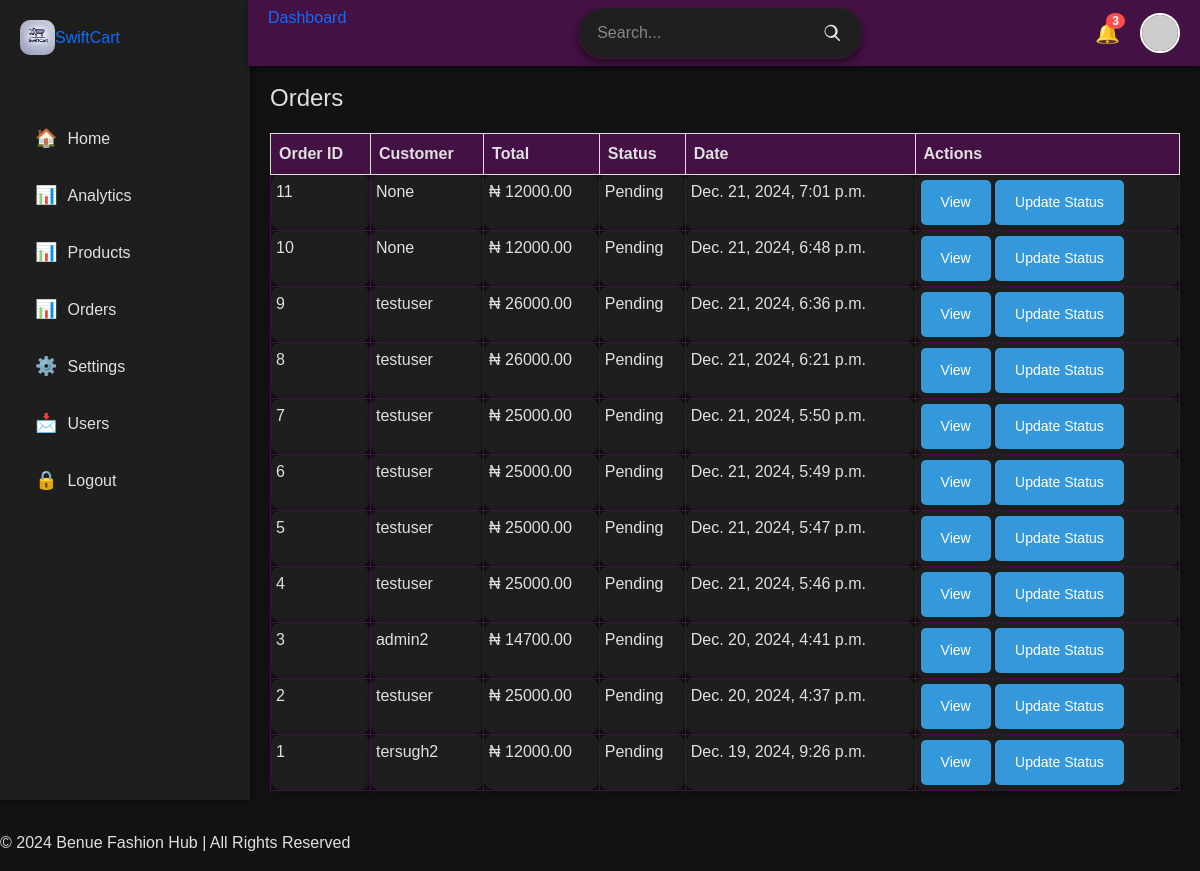
Page /dashboard/orders/ (signed in) on the earlier database version.
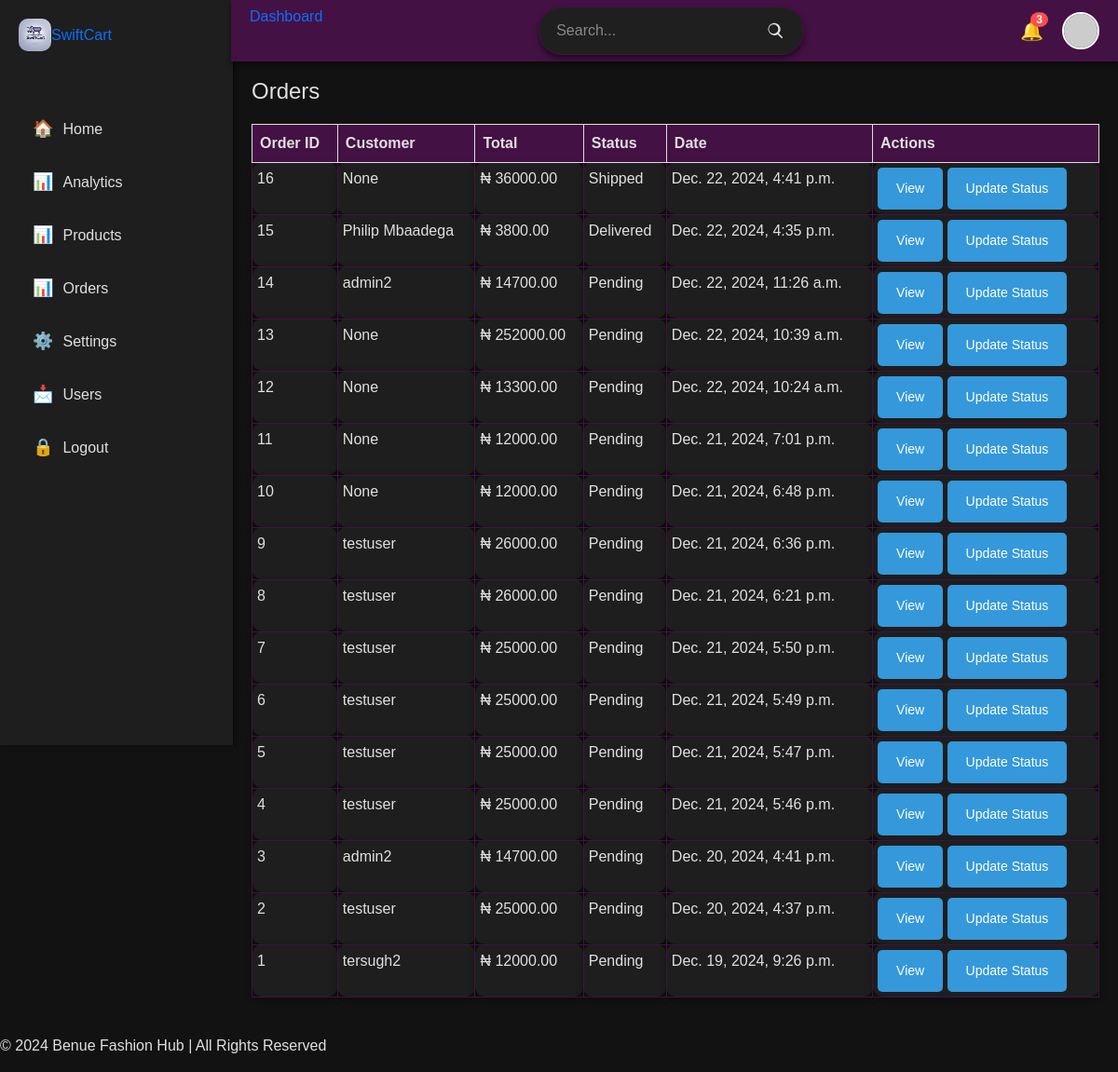
Same page on the later database version.
### payment/models.py (models this page shows, shortened)
class Order(models.Model):
    STATUS_CHOICES = [
        ('Pending', 'Pending'),
        ('Processing', 'Processing'),
        ('Shipped', 'Shipped'),
        ('Delivered', 'Delivered'),
        ('Cancelled', 'Cancelled'),
    ]
    user = models.ForeignKey(User, on_delete=models.CASCADE, related_name='orders', null=True, blank=True)
    session_key = models.CharField(max_length=255, null=True, blank=True)
    reference = models.CharField(max_length=100, unique=True)
    full_name = models.CharField(max_length=255, null=True)
    email = models.CharField(max_length=255, default='')
    shipping_address = models.CharField(max_length=255, null=True,)
    amount_paid = models.DecimalField(max_digits=10, decimal_places=2, default=0.0)
    status = models.CharField(max_length=20, choices=STATUS_CHOICES, default='Pending')
    date_ordered = models.DateTimeField(auto_now_add=True)
    updated_at = models.DateTimeField(auto_now=True)

### dashboard/views.py (the view)
# urls.py: path('orders/', views.orders, name='orders'),
@user_passes_test(admin_check, login_url='home')
def orders(request):
    orders = Order.objects.all()
    for order in orders:
        order_item = OrderItem.objects.filter(order=order)
    return render(request, 'dashboard/orders.html', {'orders':orders})

### dashboard/views.py (called while the page is built)
def admin_check(user):
    return user.is_superuser

### dashboard/templates/dashboard/orders.html (shortened to what this page needs)
{% extends 'dashboard/base.html' %}
{% load static %}
{% block content %}
<main class="main-content">
    <section class="orders" style="margin-top: 4rem;">
        <h2>Orders</h2>
        <table class="table">
          <thead>
            <tr>
              <th>Order ID</th>
              <th>Customer</th>
              <th>Total</th>
              <th>Status</th>
              <th>Date</th>
              <th>Actions</th>
            </tr>
          </thead>
          <tbody>
           {% for order in orders reversed %}
            <tr>
              <td>{{order.id}}</td>
              <td>{{order.user}}</td>
              <td>&#8358; {{order.amount_paid}}</td>
              <td>{{order.status}}</td>
              <td>{{order.date_ordered}}</td>
              <td>
                <a href="{% url 'order' order.id %}" class="btn view">View</a>
                <button class="btn update">Update Status</button>
              </td>
            </tr>
            {%  endfor %}
          </tbody>
        </table>
      </section>
</main>
  {% endblock %}

### dashboard/templates/dashboard/base.html (shortened to what this page needs)
{% load static %}
<!DOCTYPE html>
<html lang="en">
<head>
    <link rel="stylesheet" href="https://cdnjs.cloudflare.com/ajax/libs/font-awesome/6.0.0-beta3/css/all.min.css">
    <link href="https://cdn.jsdelivr.net/npm/bootstrap@5.3.3/dist/css/bootstrap.min.css" rel="stylesheet"
>
    <link rel="stylesheet" href="{% static 'assets/css/dashboard.css' %}">
</head>
<body>
    {% block aside %}
    <aside class="sidebar">
        <div class="logo">
          <div class="brand logo" style="display: flex; align-items: center;">
            <img src="{% static 'assets/images/swiftcart logo.webp' %}" alt="Company Logo" style="width: 35px; border-radius: 10px; ">
              <a href="" class="brand" style="text-decoration: none;">SwiftCart</a>
            </div>
        </div>
            <nav class="nav">
                <a href="{% url 'dashboard' %}" class="nav-item">
                  <span class="nav-icon">🏠</span>
                  <span class="nav-text">Home</span>
                </a>
                <a href="{% url 'reports' %}" class="nav-item">
                  <span class="nav-icon">📊</span>
                  <span class="nav-text">Analytics</span>
                </a>
                <a href="{% url 'products' %}" class="nav-item">
                    <span class="nav-icon">📊</span>
                    <span class="nav-text">Products</span>
                  </a>
                  <a href="{% url 'orders' %}" class="nav-item">
                    <span class="nav-icon">📊</span>
                    <span class="nav-text">Orders</span>
                  </a>
                <a href="{% url 'settings' %}" class="nav-item">
                  <span class="nav-icon">⚙️</span>
                  <span class="nav-text">Settings</span>
                </a>
                <a href="{% url 'users' %}" class="nav-item">
                  <span class="nav-icon">📩</span>
                  <span class="nav-text">Users</span>
                </a>
                <a href="{% url 'logout' %}" class="nav-item">
                  <span class="nav-icon">🔒</span>
                  <span class="nav-text">Logout</span>
                </a>
              </nav>
    </aside>
    {% endblock %}
    {% block header %}
    <header class="main-header" style="position: fixed; left: 15.5rem; right: 0; top: 0; z-index: 100; height: 66px; display: flex; align-items: center;">
      <div class="brand logo" style="display: flex; align-items: center; justify-content: space-around;">
        <a href="" class="brand" style="text-decoration: none;">Dashboard</a>
      </div>
        <div class="search-container">
          <input type="text" placeholder="Search..." class="search-input">
          <button class="search-button">
            <svg xmlns="http://www.w3.org/2000/svg" viewBox="0 0 24 24" width="24" height="24">
              <path d="M10 2a8 8 0 105.293 14.707l4.707 4.707a1 1 0 001.414-1.414l-4.707-4.707A8 8 0 0010 2zM4 10a6 6 0 1112 0 6 6 0 01-12 0z" />
            </svg>
          </button>
        </div>
      <div class="header-right">
        <div class="notification">
          <span class="icon">🔔</span>
          <span class="badge">3</span>
        </div>
        <div class="user-profile">
          <img src="https://via.placeholder.com/40" alt="User Avatar" class="avatar">
        </div>
    </header>
    {% endblock %}
    {% block content %}
    {% endblock %}
    {% block footer %}
    <footer class="footer">
        <div class="footer-bottom">
            <p>&copy; 2024 Benue Fashion Hub | All Rights Reserved</p>
        </div>
    </footer>
    {% endblock %}
</body>
</html>

### static/assets/css/dashboard.css (style rules this page uses)
* { margin: 0; padding: 0; box-sizing: border-box; }
body { font-family: 'Arial', sans-serif; background-color: #121212; color: #e0e0e0; }
.sidebar { width: 250px; height: 100vh; position: fixed; display: flex; flex-direction: column; }
.sidebar { width: 250px; background-color: #1e1e1e; padding: 20px; box-shadow: 2px 0 5px rgba(0, 0, 0, 0.5); }
.logo { text-align: center; margin-bottom: 30px; }
.nav { display: flex; flex-direction: column; }
.nav-item { display: flex; align-items: center; text-decoration: none; color: #e0e0e0; padding: 10px 15px; border-radius: 8px; margin-bottom: 10px; transition: background 0.3s ease, color 0.3s ease; }
.nav-icon { margin-right: 10px; font-size: 18px; }
.nav-text { font-size: 16px; }
.header-right { display: flex; align-items: center; gap: 20px; }
.notification { position: relative; cursor: pointer; }
.notification .icon { font-size: 20px; }
.notification .badge { position: absolute; top: -5px; right: -5px; background-color: #ff4d4d; color: #fff; font-size: 12px; border-radius: 50%; padding: 2px 6px; font-weight: bold; }
.user-profile { position: relative; cursor: pointer; }
.user-profile .avatar { width: 40px; height: 40px; border-radius: 50%; border: 2px solid #fff; transition: transform 0.2s ease; }
.main-content { margin-left: 250px; padding: 20px; }
.main-header { display: flex; justify-content: space-between; align-items: center; padding: 20px; background-color: #414; color: #fff; box-shadow: 0 4px 6px rgba(0, 0, 0, 0.4); }
section { margin: 20px 0; }
h2 { font-size: 24px; margin-bottom: 20px; }
.table { width: 100%; border-collapse: collapse; margin-top: 20px; }
.btn { padding: 10px 20px; background-color: #1abc9c; color: white; border: none; border-radius: 5px; cursor: pointer; }
.table th, .table td { border: 1px solid #ddd; text-align: left; }
.table th { background-color: #414; color: #e0e0e0; }
.table td { background-color: #1e1e1e; border: 1px solid #414; border-radius: 10px; padding: 5px; box-shadow: 0 4px 8px rgba(0, 0, 0, 0.3); color: #e0e0e0; transition: transform 0.2s ease, box-shadow 0.2s ease; }
.btn { background-color: #2ecc71; color: #ffffff; border: none; padding: 12px; font-size: 16px; font-weight: bold; border-radius: 5px; cursor: pointer; transition: background-color 0.3s; }
.btn { display: inline-block; padding: 12px 20px; background-color: #3498db; color: #ffffff; border: none; border-radius: 5px; font-size: 14px; cursor: pointer; font-weight: 500; transition: background-color 0.3s; }

### dashboard/templates/dashboard/base.html (style rules this page uses)
.search-container { display: flex; align-items: center; background-color: #1f1f1f; border: 1px solid #414; border-radius: 25px; padding: 5px 10px; box-shadow: 0 4px 6px rgba(0, 0, 0, 0.5); }
.search-input { border: none; outline: none; padding: 8px; font-size: 16px; flex: 1; border-radius: 25px 0 0 25px; background-color: #1f1f1f; color: #e0e0e0; }
.search-button { background: none; border: none; outline: none; cursor: pointer; padding: 0 10px; border-radius: 0 25px 25px 0; display: flex; align-items: center; justify-content: center; }
.search-button svg { fill: #e0e0e0; width: 20px; height: 20px; transition: fill 0.3s ease; }
.search-input::placeholder { color: #888; }

Differences in the rows shown:
added Order: id "16", user "None", amount_paid "36000.00", status "Shipped", date_ordered "Dec. 22, 2024, 4:41 p.m."
added Order: id "15", user "Philip Mbaadega", amount_paid "3800.00", status "Delivered", date_ordered "Dec. 22, 2024, 4:35 p.m."
added Order: id "14", user "admin2", amount_paid "14700.00", status "Pending", date_ordered "Dec. 22, 2024, 11:26 a.m."
added Order: id "13", user "None", amount_paid "252000.00", status "Pending", date_ordered "Dec. 22, 2024, 10:39 a.m."
added Order: id "12", user "None", amount_paid "13300.00", status "Pending", date_ordered "Dec. 22, 2024, 10:24 a.m."
